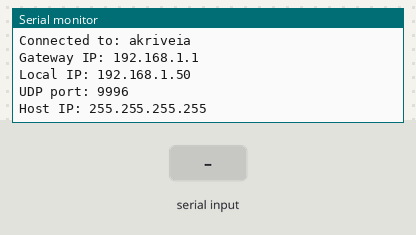
Bench run of a sketch on a simulated ESP32. Parts: the last lines printed to the serial monitor. The test bench sets the inputs (shaded band). WiFi joins after 1.5 s; servers stay silent unless stated; EEPROM starts erased.

Above: at 5.7 s.
5.8 s: "<reboot>" received over the second serial link
At 6.5 s:
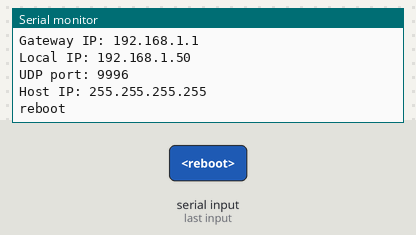
7.3 s: "<set_ip>" received over the second serial link
At 7.7 s:
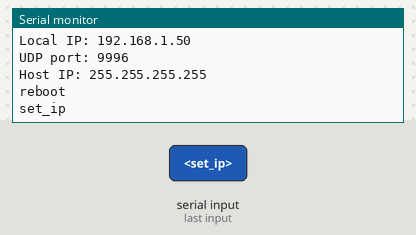
8.8 s: "<|>" received over the second serial link
At 10.0 s:
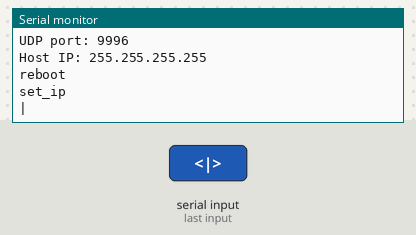
10.3 s: "<]>" received over the second serial link
At 11.1 s:
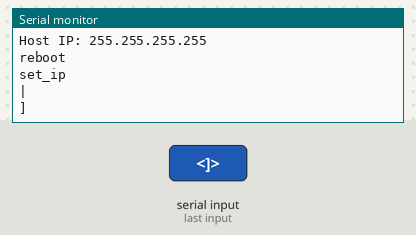
11.8 s: "<eui_ack>" received over the second serial link
At 12.3 s:
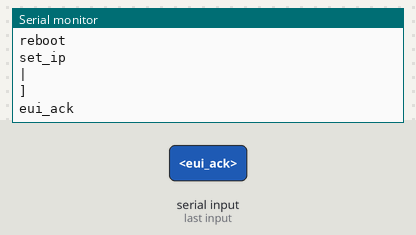

The sketch:

Anchor_esp32_wifi_relay_V4.ino
```cpp
#include <EEPROM.h>
#include <WiFi.h>
#include <WiFiUdp.h>

#define RXD2 16
#define TXD2 17
#define TRIGGER_PIN 32

const byte numChars = 100;
char receivedChars[numChars];
boolean newData = false;
String EUI = "AA:BB:CC:DD:EE:FF:00:00";

char* ssid = "akriveia";
char* password = "";
IPAddress hostIP(192, 168, 1, 104);
int UdpPort = 9996;
int wifi_timeout = 10 * 1000;

char incomingPacket[255];
String packet;

WiFiUDP Udp;

void setup() {
  Serial.begin(115200);
  Serial2.begin(9600, SERIAL_8N1, RXD2, TXD2);
  pinMode(TRIGGER_PIN, OUTPUT);
  digitalWrite(TRIGGER_PIN, HIGH);
  EEPROM.begin(64);
  IPAddress IP(EEPROM.read(0) , EEPROM.read(1) , EEPROM.read(2) , EEPROM.read(3));
  hostIP = IP;
  WiFi.begin(ssid, password);
  Serial.print("Connecting to WiFi");
  unsigned long start_wait = millis();
  while (WiFi.status() != WL_CONNECTED && millis() - start_wait <= wifi_timeout) {
    Serial.print(".");
    delay(500);
  }
  Serial.println("\nConnected to: " + String(ssid));
  Serial.println("Gateway IP: " + WiFi.gatewayIP().toString());
  Serial.println("Local IP: " + WiFi.localIP().toString());
  Serial.printf("UDP port: %d\n", UdpPort);
  Serial.println("Host IP: " + hostIP.toString());
  delay(3000);
  Serial2.println("<get_eui>");
  Udp.begin(UdpPort);
}

IPAddress str_to_ip(String msg) {
  int Parts[4] = {0, 0, 0, 0};
  int Part = 0;
  for ( int i = 0; i < msg.length(); i++ ) {
    char c = msg[i];
    if ( c == '.' ) {
      Part++; continue;
    }
    Parts[Part] *= 10;
    Parts[Part] += c - '0';
  }
  IPAddress IP(Parts[0], Parts[1], Parts[2], Parts[3]);
  EEPROM.write(0, Parts[0]); EEPROM.write(1, Parts[1]);
  EEPROM.write(2, Parts[2]); EEPROM.write(3, Parts[3]);
  EEPROM.commit();
  return IP;
}

void recvWithStartEndMarkers() {
  static boolean recvInProgress = false;
  static byte ndx = 0;
  char startMarker = '<';
  char endMarker = '>';
  char rc;
  while (Serial2.available() > 0 && newData == false) {
    rc = Serial2.read();
    if (recvInProgress == true) {
      if (rc != endMarker) {
        receivedChars[ndx] = rc; ndx++;
        if (ndx >= numChars) ndx = numChars - 1;
      }
      else {
        receivedChars[ndx] = '\0';
        recvInProgress = false;
        ndx = 0;
        newData = true;
      }
    }
    else if (rc == startMarker) recvInProgress = true;
  }
}

void udp_send(String msg) {
  if (WiFi.status() == WL_CONNECTED) {
    Udp.beginPacket(hostIP, UdpPort);
    Udp.printf((msg + "\n").c_str());
    Udp.endPacket();
  }
}

void loop() {
  int packetSize = Udp.parsePacket();
  if (packetSize) {
    int len = Udp.read(incomingPacket, 255);
    if (len > 0) incomingPacket[len] = 0;
    Serial.printf("Received %d bytes from %s:%d\n", packetSize, Udp.remoteIP().toString().c_str(), Udp.remotePort());
    Serial.printf("UDP Packet Contents: %s", incomingPacket);
    if (String(incomingPacket).indexOf("reboot") >= 0) {
      digitalWrite(TRIGGER_PIN, LOW);
      delay(3000);
      digitalWrite(TRIGGER_PIN, HIGH);
      udp_send("[" + EUI + "|reboot_ack]");
      delay(1000);
      ESP.restart();
    }
    else if (String(incomingPacket).indexOf("set_ip") >= 0) {
      int start_index = String(incomingPacket).indexOf("|") + 1;
      int end_index = String(incomingPacket).indexOf("]");
      String msg = String(incomingPacket).substring(start_index, end_index);
      IPAddress IP = str_to_ip(msg);
      hostIP = IP;
      Serial.println("Host IP Set: " + hostIP.toString());
      udp_send("[" + EUI + "|set_ip_ack]");
    }
    Serial2.println("<" + String(incomingPacket) + ">");
  }

  recvWithStartEndMarkers();
  if (newData == true) {
    Serial.println(String(receivedChars));
    if (String(receivedChars).indexOf("eui_ack") >= 0) {
      EUI = String(receivedChars).substring(0, 23);
      udp_send("[" + EUI + "|esp_wifi_on]");
    }
    else {
      udp_send(String(receivedChars));
    }
  }
  newData = false;
}
```

Measured:
- after the input at 5.8 s, the serial monitor: prints a new line at once (image 1)
- after the input at 7.3 s, the serial monitor: prints a new line at once (image 2)
- after the input at 8.8 s, the serial monitor: prints a new line at once (image 3)
- after the input at 10.3 s, the serial monitor: prints a new line at once (image 4)
- after the input at 11.8 s, the serial monitor: prints a new line at once (image 5)
